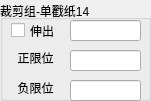
    <widget class="QGroupBox" name="Cylinder_27">
     <property name="geometry">
      <rect>
       <x>410</x>
       <y>130</y>
       <width>151</width>
       <height>101</height>
      </rect>
     </property>
     <property name="title">
      <string>裁剪组-单戳纸14</string>
     </property>
     <property name="alignment">
      <set>Qt::AlignLeading|Qt::AlignLeft|Qt::AlignVCenter</set>
     </property>
     <widget class="QCheckBox" name="check_OpenCylinder_27">
      <property name="geometry">
       <rect>
        <x>11</x>
        <y>21</y>
        <width>61</width>
        <height>19</height>
       </rect>
      </property>
      <property name="sizePolicy">
       <sizepolicy hsizetype="Minimum" vsizetype="Fixed">
        <horstretch>0</horstretch>
        <verstretch>0</verstretch>
       </sizepolicy>
      </property>
      <property name="text">
       <string>伸出</string>
      </property>
     </widget>
     <widget class="QLineEdit" name="lineEdit_CylinderCmd_27">
      <property name="geometry">
       <rect>
        <x>70</x>
        <y>20</y>
        <width>71</width>
        <height>21</height>
       </rect>
      </property>
      <property name="text">
       <string/>
      </property>
     </widget>
     <widget class="QLineEdit" name="lineEdit_CylinderPosStatus_27">
      <property name="geometry">
       <rect>
        <x>70</x>
        <y>50</y>
        <width>71</width>
        <height>21</height>
       </rect>
      </property>
      <property name="text">
       <string/>
      </property>
      <property name="alignment">
       <set>Qt::AlignCenter</set>
      </property>
     </widget>
     <widget class="QLabel" name="label_CylinderPosStatus_27">
      <property name="geometry">
       <rect>
        <x>10</x>
        <y>50</y>
        <width>51</width>
        <height>16</height>
       </rect>
      </property>
      <property name="text">
       <string>正限位</string>
      </property>
      <property name="alignment">
       <set>Qt::AlignCenter</set>
      </property>
     </widget>
     <widget class="QLineEdit" name="lineEdit_CylinderNegStatus_27">
      <property name="geometry">
       <rect>
        <x>70</x>
        <y>80</y>
        <width>71</width>
        <height>21</height>
       </rect>
      </property>
      <property name="text">
       <string/>
      </property>
      <property name="alignment">
       <set>Qt::AlignCenter</set>
      </property>
     </widget>
     <widget class="QLabel" name="label_CylinderNegStatus_27">
      <property name="geometry">
       <rect>
        <x>10</x>
        <y>80</y>
        <width>51</width>
        <height>16</height>
       </rect>
      </property>
      <property name="text">
       <string>负限位</string>
      </property>
      <property name="alignment">
       <set>Qt::AlignCenter</set>
      </property>
     </widget>
    </widget>
